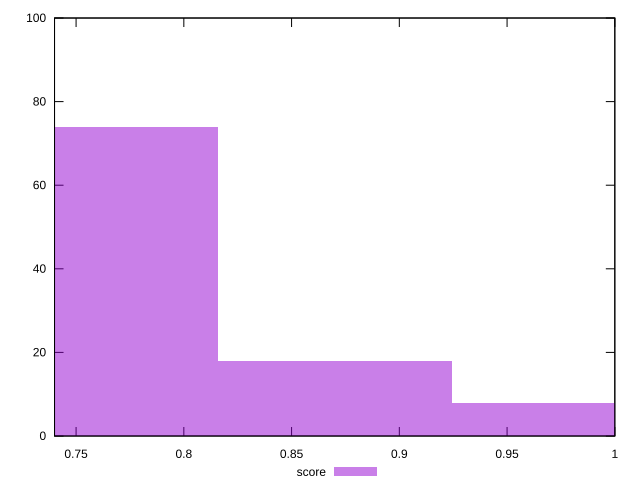

Write gnuplot code to recreate this figure.
reset

$score <<EOF
0.7614427964007945 74
0.8702203387437651 18
0.9789978810867358 8
EOF

set key outside below
set boxwidth 0.10877754234297064
set xrange [0.74:1]
set yrange [0:100]
set trange [0:100]
set style fill transparent solid 0.5 noborder
set terminal svg size 640, 490 enhanced background rgb 'white'
set output "reprap/uses-rel-preconnect/samples/pages+cached+noexternal+nomedia+nocss/score/histogram.svg"

plot $score title "score" with boxes

reset
